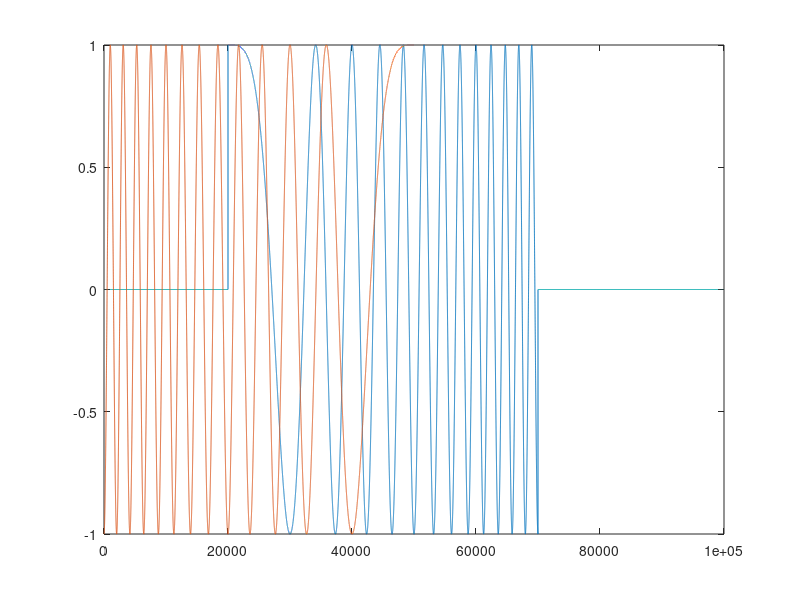
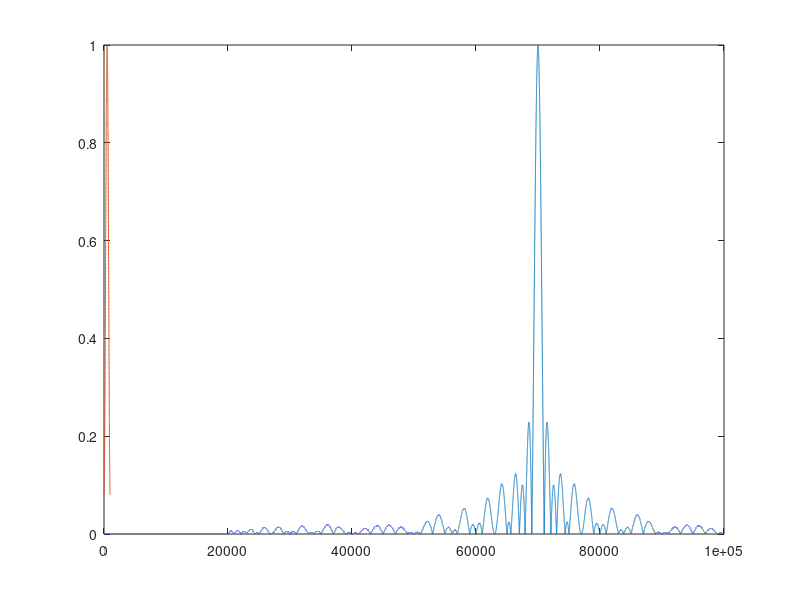

The MATLAB script that drew these images, in order:
close all
fs=100e3;
t=0:1/fs:0.5-1/fs;
f=30;
T=0.1;
B=10;
Beta=B/T; % slope

t_full=zeros(1,fs);


%x=exp(1i*2*pi*t*f);

x=exp(1i*pi*t.^2*Beta);
signal=zeros(1,fs);

offset=20e3;
signal(offset:offset+length(x)-1)=x;

x2=x;
x2=x(end:-1:1);
x2=conj(x2);

figure
plot(real(signal))
hold on
plot(real(x2));


b=x2;

y = filter(b,1,signal);
w=hamming(1000);

figure
plot(abs(real(y)/max(y)))
hold on
plot(w)


%y=conv(signal,x2);
%y=y/max(y);

